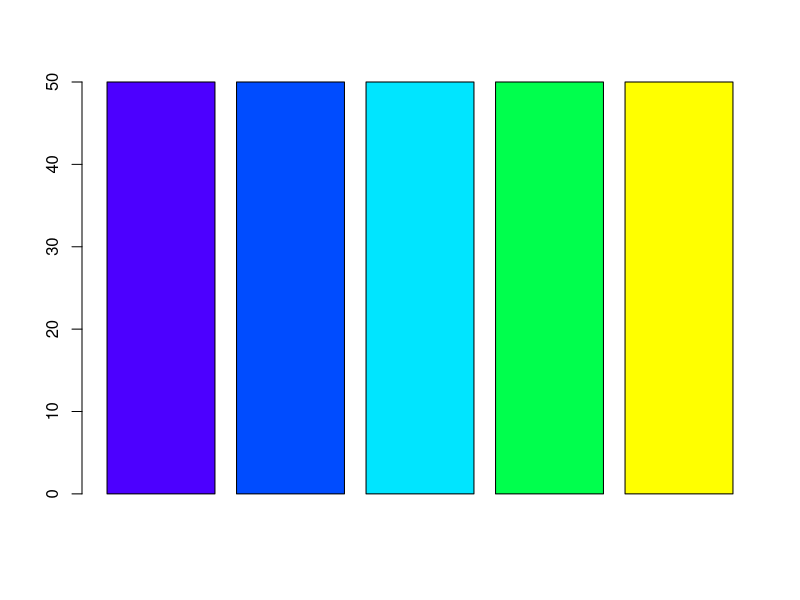
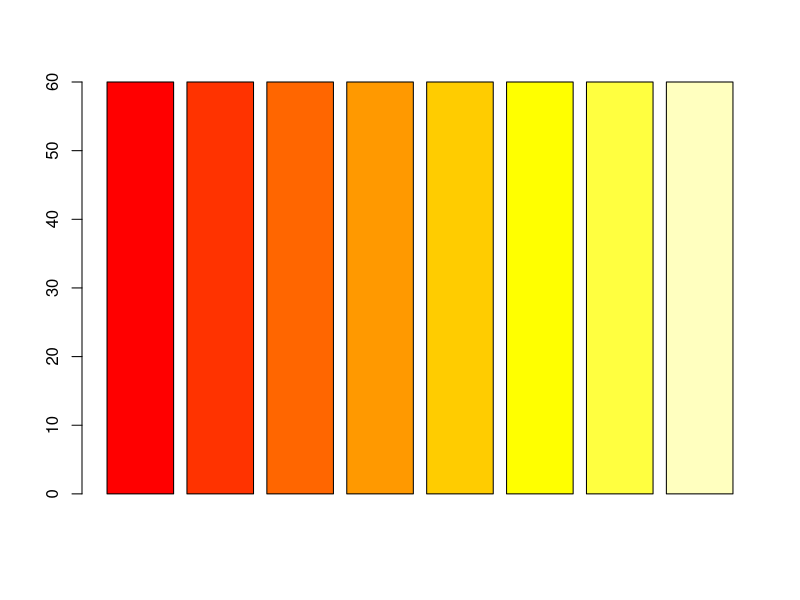
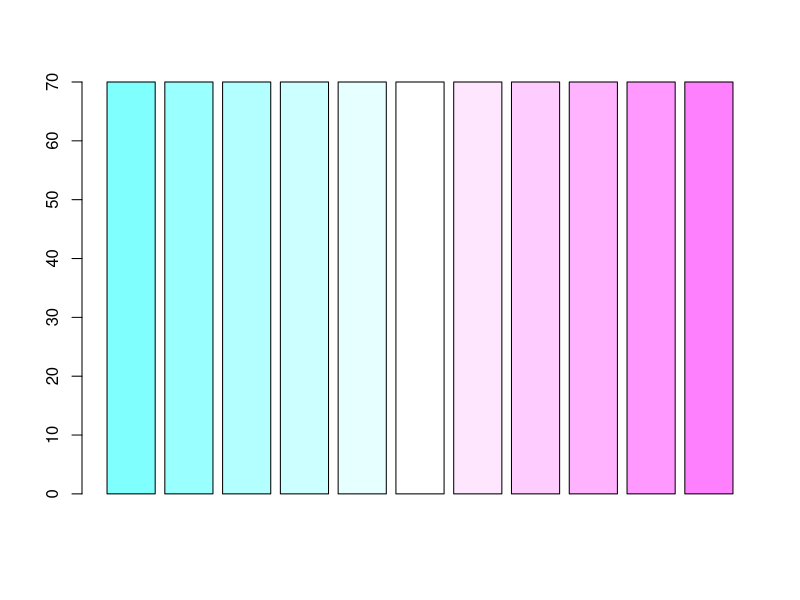
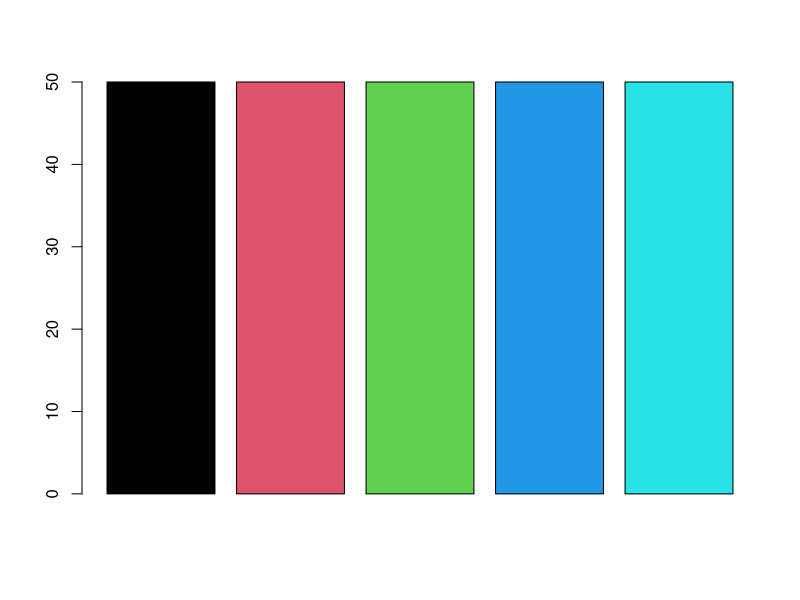
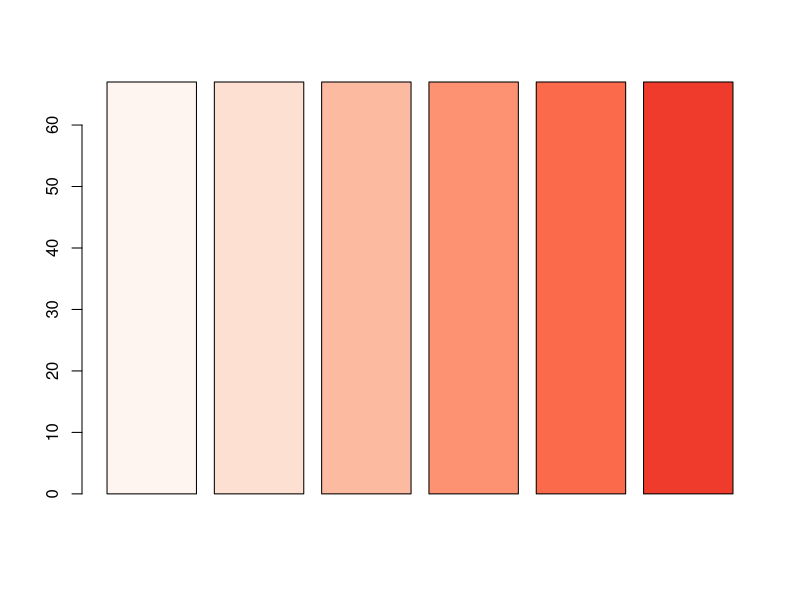
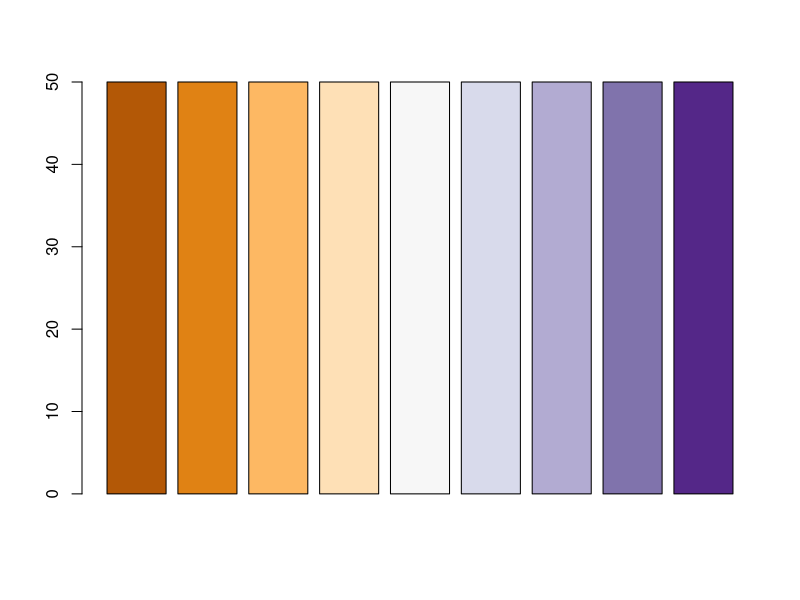

Source code (R) for these figures, in order:
## ---- chunk 1
x = rep(50, 5)
barplot(x, col = topo.colors(5, alpha = 1))
## ---- chunk 2
x2 <- rep(60, 8)
barplot(x2, col = heat.colors(8))
## ---- chunk 3
x3 <- rep(70, 11)
barplot(x3, col = cm.colors(11))
## ---- chunk 4
require(RColorBrewer)
A <- rep(65, 7)
barplot(x, col = palette("R3"))
## ---- chunk 5
B <- rep(67, 6)
barplot(B, col = brewer.pal(8, "Reds"))
## ---- chunk 6

#### TASK THREE
#display.brewer.pal(9, "PuOr")
B <- rep(50,9) 
barplot(B, col = brewer.pal(9, "PuOr"))

